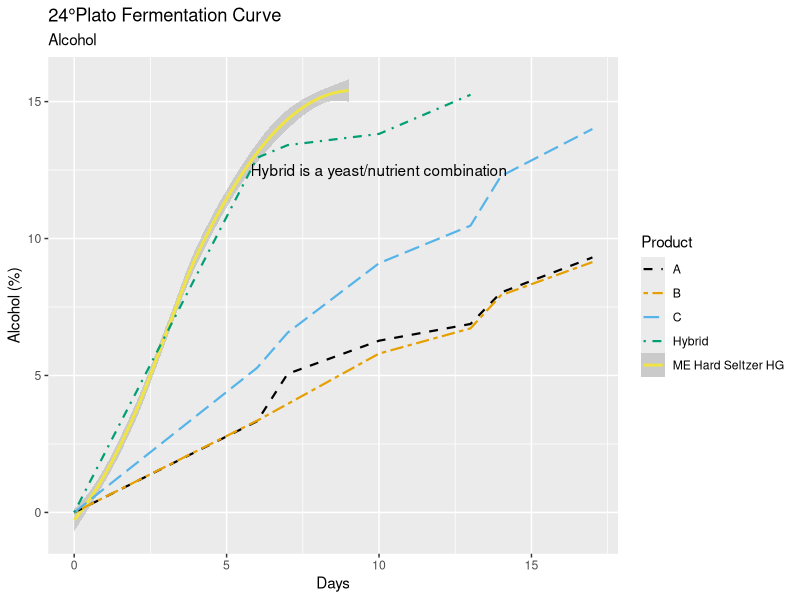
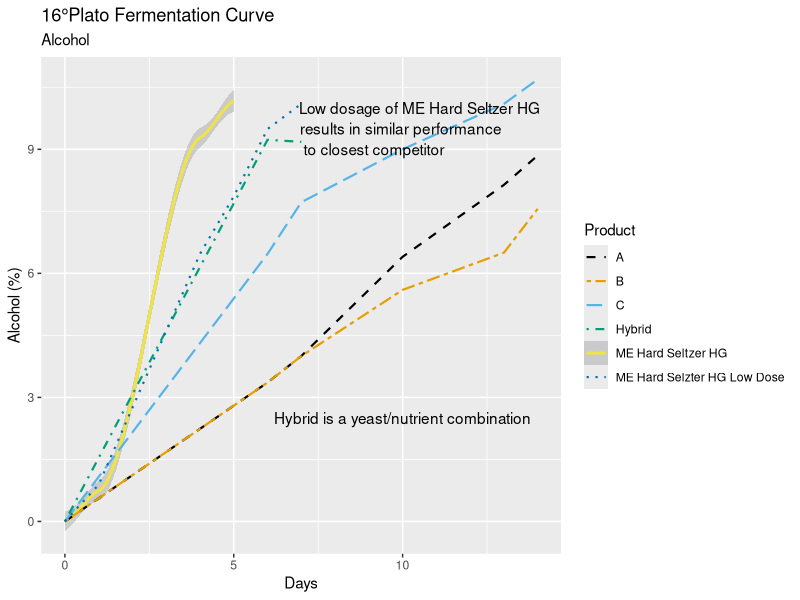
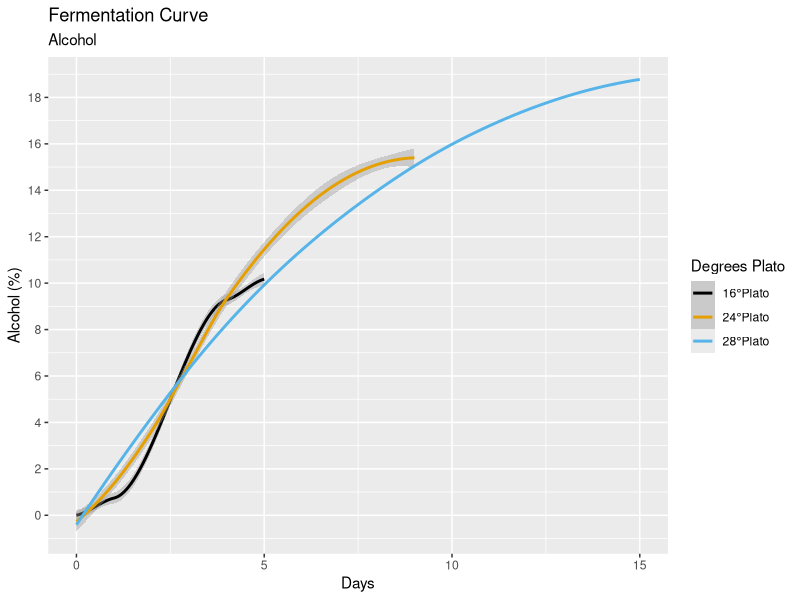
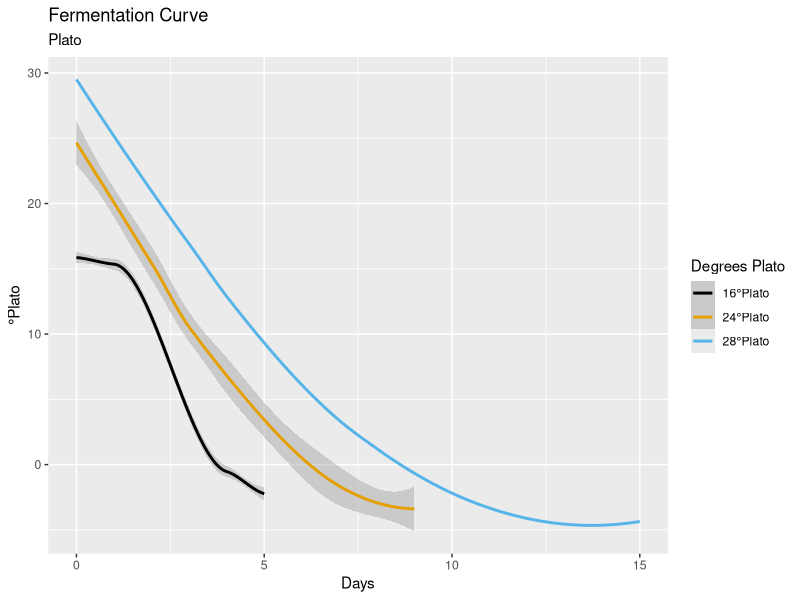
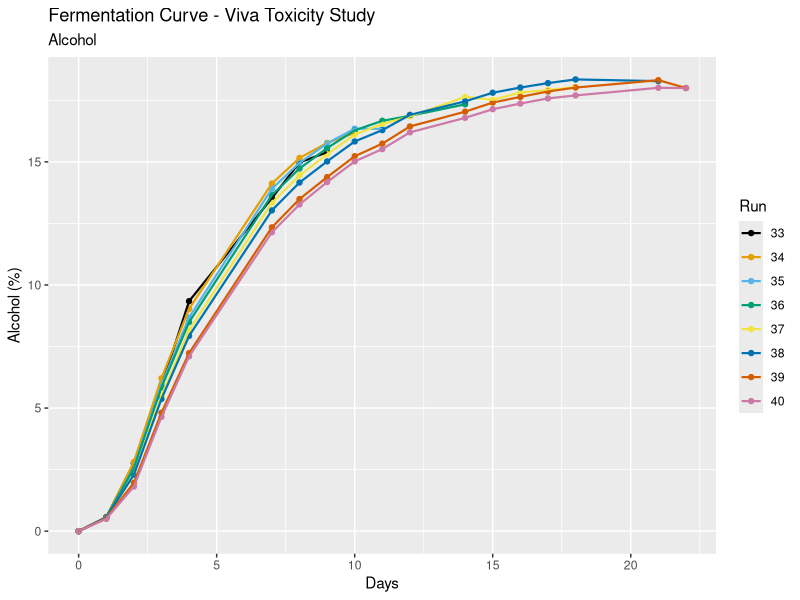
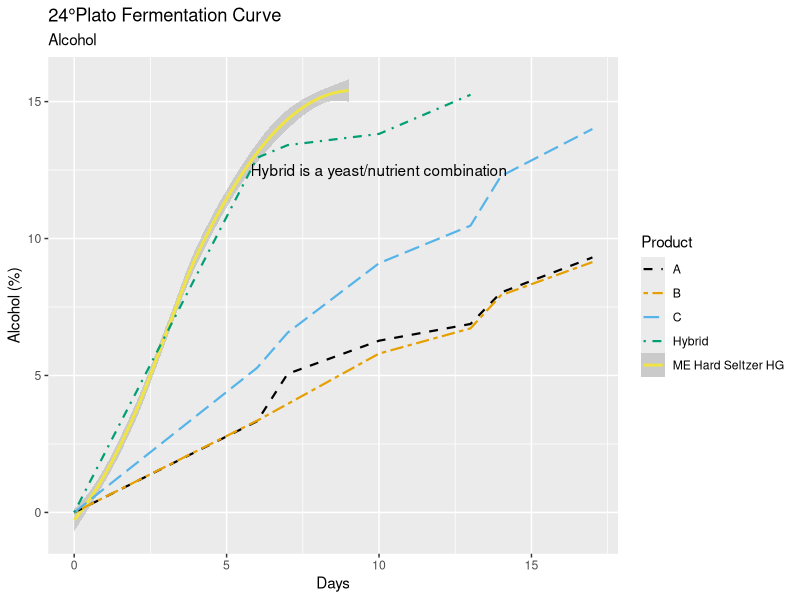
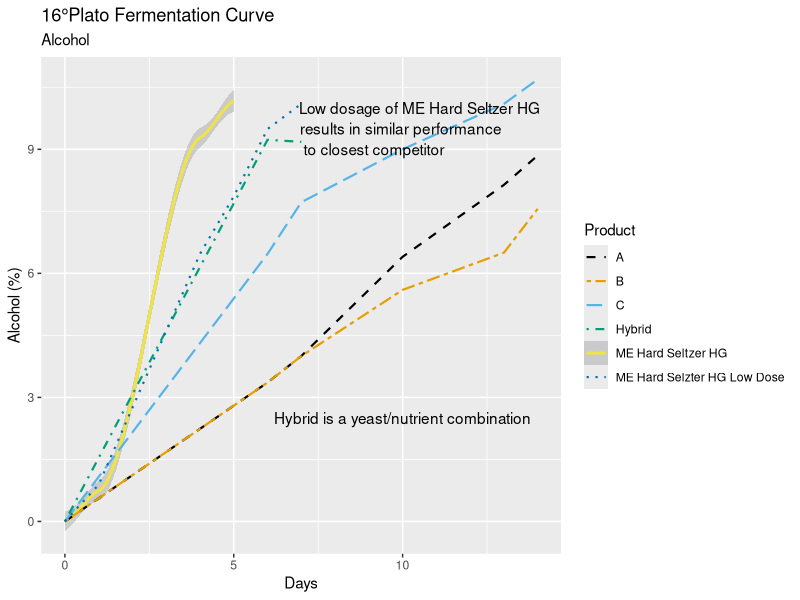
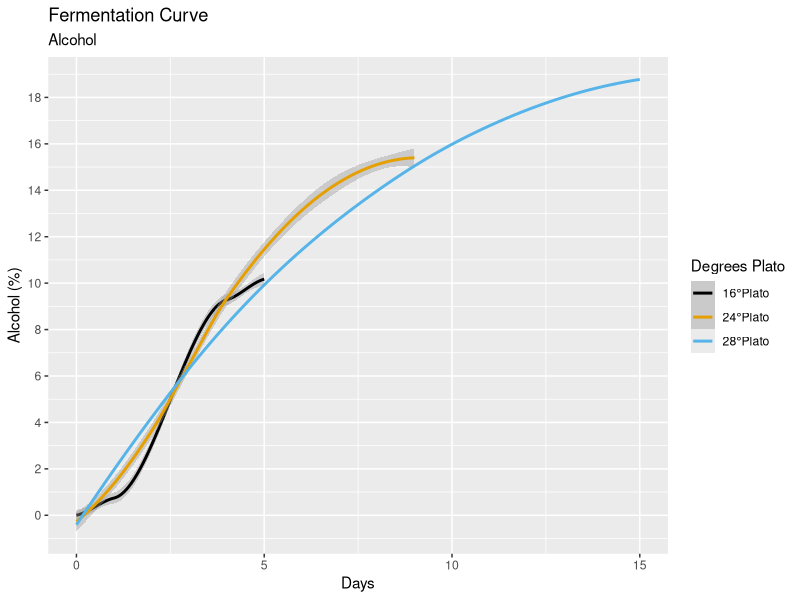

The R source for these figures, in order:
install.packages("tidyverse")
library(tidyverse)
install.packages("rmarkdown")
library(rmarkdown)

# Loading in the csv files containing the data
plato24 <- read_csv("GFC21_003_24Plato_Data.csv")
plato16 <- read_csv("GFC21_003_16Plato_Data.csv")

# Filtering the data to contain either our products or competitors
plato24_comp <- plato24 %>% 
  filter(product %in% c("A","B","C","Hybrid"))
plato24_MEHSHG <- plato24 %>% 
  filter(product %in% c("ME Hard Seltzer HG"))
plato16_comp <- plato16 %>% 
  filter(product %in% c("A","B","C","Hybrid","ME Hard Selzter HG Low Dose"))
plato16_MEHSHG <- plato16 %>% 
  filter(product %in% c("ME Hard Seltzer HG"))

# Colorblind-friendly palette with black
cbPalette <- c("#000000", "#E69F00", "#56B4E9", "#009E73", "#F0E442", "#0072B2", "#D55E00", "#CC79A7")

# Plot looking at alcohol production between our product and competitors at 24 Plato over time
ggplot(data=plato24,aes(x=day,y=alcohol*100,color=product,linetype=product))+
  geom_smooth(data=plato24_MEHSHG)+
  geom_line(data=plato24_comp,size=.75)+
  labs(title="24°Plato Fermentation Curve",
       subtitle="Alcohol",
       x="Days",
       y="Alcohol (%)",
       colour="Product",
       linetype="Product")+
  scale_color_manual(values=cbPalette)+
  scale_linetype_manual(values=c("dashed","twodash","longdash","dotdash","solid","dotted"))+
  annotate(geom="text",x=10,y=12.5,label="Hybrid is a yeast/nutrient combination")

ggsave("24p_compreveiw_alcohol.png",width=8.5,height=5)

# Plot looking at alcohol production between our product and competitors at 16 Plato over time
ggplot(data=plato16,aes(x=day,y=alcohol*100,color=product,linetype=product))+
  geom_smooth(data=plato16_MEHSHG)+
  geom_line(data=plato16_comp,size=.75)+
  labs(title="16°Plato Fermentation Curve",
       subtitle="Alcohol",
       x="Days",
       y="Alcohol (%)",
       colour="Product",
       linetype="Product")+
  scale_color_manual(values=cbPalette)+
  scale_linetype_manual(values=c("dashed","twodash","longdash","dotdash","solid","dotted"))+
  annotate(geom="text",x=10,y=2.5,label="Hybrid is a yeast/nutrient combination")+
  annotate(geom="text",x=10.5,y=10,label="Low dosage of ME Hard Seltzer HG")+
  annotate(geom="text",x=9.95,y=9.5,label="results in similar performance")+
  annotate(geom="text",x=9.15,y=9,label="to closest competitor")

ggsave("16p_compreview_alcohol.png",width=8.5,height=5)

# Loading in the csv file containing Jasmin's 28P benchtop data
plato28 <- read_csv("GFC21_003_28Plato_Data.csv")

# Plot looking at alcohol production at 16, 24, and 28P
ggplot(data=plato28,aes(x=day,y=alcohol*100))+
  geom_smooth(data=plato16_MEHSHG,aes(color="16°Plato"))+
  geom_smooth(data=plato24_MEHSHG,aes(color="24°Plato"))+
  geom_smooth(data=plato28,aes(color="28°Plato"),se=F)+
  labs(title="Fermentation Curve",
       subtitle="Alcohol",
       x="Days",
       y="Alcohol (%)",
       colour="Degrees Plato")+
  scale_color_manual(name="Degrees Plato",
                     breaks=c("16°Plato","24°Plato","28°Plato"),
                     values=cbPalette)+
  scale_y_continuous(breaks=seq(0,21,2))

ggsave("pds_fermcurve_alcohol.png",width=8.5,height=5)

# Plot looking at plato drop at 16, 24, and 28P
ggplot(data=plato28,aes(x=day,y=plato))+
  geom_smooth(data=plato16_MEHSHG,aes(color="16°Plato"))+
  geom_smooth(data=plato24_MEHSHG,aes(color="24°Plato"))+
  geom_smooth(data=plato28,aes(color="28°Plato"),se=F)+
  labs(title="Fermentation Curve",
       subtitle="Plato",
       x="Days",
       y="°Plato",
       colour="Degrees Plato",)+
  scale_color_manual(name="Degrees Plato",
                     breaks=c("16°Plato","24°Plato","28°Plato"),
                     values=cbPalette)

ggsave("pds_fermcurve_plato.png",width=8.5,height=5)

# Loading in csv file containing data from Viva Toxicity study
toxicity <- read_csv("GFC21_003_Round3.csv")

# Plot looking at toxicity runs
ggplot(data=toxicity,mapping=aes(x=Day,y=Alcohol*100))+
  geom_point(aes(color=as.factor(Run)))+
  geom_line(aes(color=as.factor(Run)),size=.75)+
  scale_color_manual(values=cbPalette)+
  labs(title="Fermentation Curve - Viva Toxicity Study",
       subtitle="Alcohol",
       x="Days",
       y="Alcohol (%)",
       colour="Run")

ggsave("toxicity.png",width=8.5,height=5)
